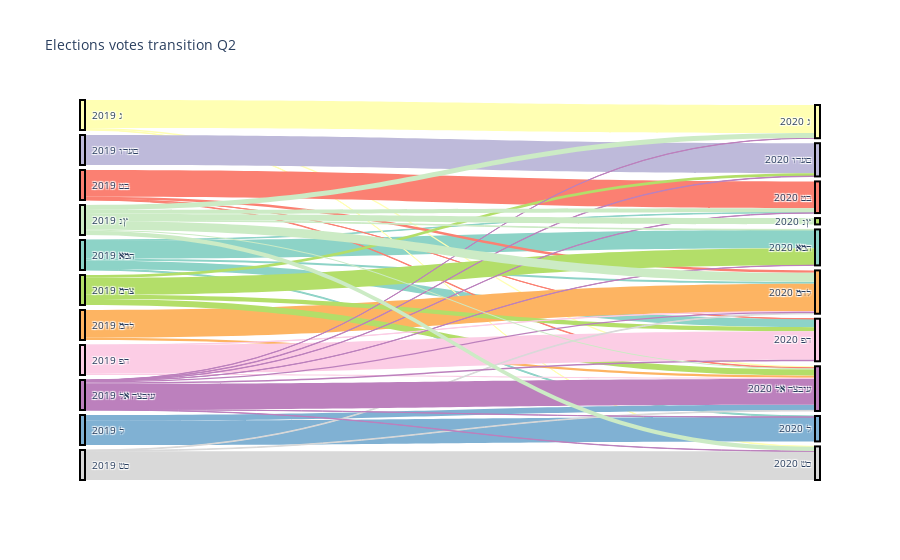

This figure's notebook cell:
### Markdown cell above
בקוד הבא ניתן לראות את גרף sankey plot תחת וריאציית המעברים עבור שאלה 2

### Code cell
special_6 = M_q2_1.iloc[6].copy()
special_10 = M_q2_1.iloc[10].copy()
M_q2_1.iloc[6]= M_q2_1.iloc[10]
M_q2_1.iloc[10]= special_6

combined_names =  [" 2019 " + name[::-1]  for name in b2019b.columns] +\
                 [" 2020 " + name[::-1] for name in b2020.columns]
combined_names = pd.DataFrame(combined_names)
display(combined_names)
display(pd_M)
#display(M_q2_1)

source = np.tile(np.arange(0,11), (10,1)).T.flatten()
target = np.tile(np.arange(11,21), 11)
colors = px.colors.qualitative.Set3[:-1]
color_node = colors + colors[:9] + colors[11:] + [colors[9]]
np_color = np.tile(np.array(colors), (10,1)).T.flatten()
#print(np_color)

fig = go.Figure(data=[go.Sankey(
    node = dict(
      pad = 5,
      thickness = 5,
      line = dict(color = "black", width = 2),
      label = combined_names,  # parties names
      color = color_node
    ),
    link = dict(
        # from 0-10 is 2019. from 11-20 is 2020 print
      source = source, # 2019
      target = target,  # 2020
      value = M_q2_1.to_numpy().flatten(),
      color = np_color
  ))])

fig.update_layout(title_text="Elections votes transition Q2", font_size=10)
fig.show()

### Figure 1 — Plotly figure (JSON) as saved in the notebook; plotly's stock layout.template omitted (floating-point values rounded to 4 significant figures)
{"data": [{"link": {"color": ["rgb(141,211,199)", "rgb(141,211,199)", "rgb(141,211,199)", "rgb(141,211,199)", "rgb(141,211,199)", "rgb(141,211,199)", "rgb(141,211,199)", "rgb(141,211,199)", "rgb(141,211,199)", "rgb(141,211,199)", "rgb(255,255,179)", "rgb(255,255,179)", "rgb(255,255,179)", "rgb(255,255,179)", "rgb(255,255,179)", "rgb(255,255,179)", "rgb(255,255,179)", "rgb(255,255,179)", "rgb(255,255,179)", "rgb(255,255,179)", "rgb(190,186,218)", "rgb(190,186,218)", "rgb(190,186,218)", "rgb(190,186,218)", "rgb(190,186,218)", "rgb(190,186,218)", "rgb(190,186,218)", "rgb(190,186,218)", "rgb(190,186,218)", "rgb(190,186,218)", "rgb(251,128,114)", "rgb(251,128,114)", "rgb(251,128,114)", "rgb(251,128,114)", "rgb(251,128,114)", "rgb(251,128,114)", "rgb(251,128,114)", "rgb(251,128,114)", "rgb(251,128,114)", "rgb(251,128,114)", "rgb(128,177,211)", "rgb(128,177,211)", "rgb(128,177,211)", "rgb(128,177,211)", "rgb(128,177,211)", "rgb(128,177,211)", "rgb(128,177,211)", "rgb(128,177,211)", "rgb(128,177,211)", "rgb(128,177,211)", "rgb(253,180,98)", "rgb(253,180,98)", "rgb(253,180,98)", "rgb(253,180,98)", "rgb(253,180,98)", "rgb(253,180,98)", "rgb(253,180,98)", "rgb(253,180,98)", "rgb(253,180,98)", "rgb(253,180,98)", "rgb(179,222,105)", "rgb(179,222,105)", "rgb(179,222,105)", "rgb(179,222,105)", "rgb(179,222,105)", "rgb(179,222,105)", "rgb(179,222,105)", "rgb(179,222,105)", "rgb(179,222,105)", "rgb(179,222,105)", "rgb(252,205,229)", "rgb(252,205,229)", "rgb(252,205,229)", "rgb(252,205,229)", "rgb(252,205,229)", "rgb(252,205,229)", "rgb(252,205,229)", "rgb(252,205,229)", "rgb(252,205,229)", "rgb(252,205,229)", "rgb(217,217,217)", "rgb(217,217,217)", "rgb(217,217,217)", "rgb(217,217,217)", "rgb(217,217,217)", "rgb(217,217,217)", "rgb(217,217,217)", "rgb(217,217,217)", "rgb(217,217,217)", "rgb(217,217,217)", "rgb(188,128,189)", "rgb(188,128,189)", "rgb(188,128,189)", "rgb(188,128,189)", "rgb(188,128,189)", "rgb(188,128,189)", "rgb(188,128,189)", "rgb(188,128,189)", "rgb(188,128,189)", "rgb(188,128,189)", "rgb(204,235,197)", "rgb(204,235,197)", "rgb(204,235,197)", "rgb(204,235,197)", "rgb(204,235,197)", "rgb(204,235,197)", "rgb(204,235,197)", "rgb(204,235,197)", "rgb(204,235,197)", "rgb(204,235,197)"], "source": [0, 0, 0, 0, 0, 0, 0, 0, 0, 0, 1, 1, 1, 1, 1, 1, 1, 1, 1, 1, 2, 2, 2, 2, 2, 2, 2, 2, 2, 2, 3, 3, 3, 3, 3, 3, 3, 3, 3, 3, 4, 4, 4, 4, 4, 4, 4, 4, 4, 4, 5, 5, 5, 5, 5, 5, 5, 5, 5, 5, 6, 6, 6, 6, 6, 6, 6, 6, 6, 6, 7, 7, 7, 7, 7, 7, 7, 7, 7, 7, 8, 8, 8, 8, 8, 8, 8, 8, 8, 8, 9, 9, 9, 9, 9, 9, 9, 9, 9, 9, 10, 10, 10, 10, 10, 10, 10, 10, 10, 10], "target": [11, 12, 13, 14, 15, 16, 17, 18, 19, 20, 11, 12, 13, 14, 15, 16, 17, 18, 19, 20, 11, 12, 13, 14, 15, 16, 17, 18, 19, 20, 11, 12, 13, 14, 15, 16, 17, 18, 19, 20, 11, 12, 13, 14, 15, 16, 17, 18, 19, 20, 11, 12, 13, 14, 15, 16, 17, 18, 19, 20, 11, 12, 13, 14, 15, 16, 17, 18, 19, 20, 11, 12, 13, 14, 15, 16, 17, 18, 19, 20, 11, 12, 13, 14, 15, 16, 17, 18, 19, 20, 11, 12, 13, 14, 15, 16, 17, 18, 19, 20, 11, 12, 13, 14, 15, 16, 17, 18, 19, 20], "value": [0.6065, 0.0, 0.0, 0.0149, 0.03237, 0.06732, 0.0, 0.2789, 0.0, 0.0, 0.0, 0.937, 0.0, 0.0, 0.0, 0.0, 0.0, 0.0, 0.01335, 0.04963, 0.0, 0.0, 1.0, 0.0, 0.0, 0.0, 0.0, 0.0, 0.0, 0.0, 0.0, 0.0, 0.0, 0.8947, 0.0, 0.08169, 0.0, 0.005619, 0.0, 0.01797, 0.0, 0.0, 0.0, 0.0, 0.8104, 0.0, 0.0, 0.0, 0.0, 0.1896, 0.0, 0.0, 0.0, 0.0, 0.0, 0.9232, 0.0, 0.0, 0.0, 0.07679, 0.5678, 0.0, 0.09441, 0.0, 0.0, 0.0, 0.0, 0.1357, 0.0, 0.2021, 0.0, 0.0, 0.0, 0.0, 0.0, 0.007419, 0.0, 0.9493, 0.0, 0.04331, 0.0, 0.0, 0.0, 0.0, 0.0, 0.022, 0.0, 0.0, 0.9583, 0.01969, 0.005774, 0.006921, 0.01328, 0.009247, 0.005547, 0.04471, 0.0, 0.04916, 0.009006, 0.8563, 0.01865, 0.1626, 0.0, 0.1359, 0.0, 0.2978, 0.212, 0.0, 0.1387, 0.03432]}, "node": {"color": ["rgb(141,211,199)", "rgb(255,255,179)", "rgb(190,186,218)", "rgb(251,128,114)", "rgb(128,177,211)", "rgb(253,180,98)", "rgb(179,222,105)", "rgb(252,205,229)", "rgb(217,217,217)", "rgb(188,128,189)", "rgb(204,235,197)", "rgb(141,211,199)", "rgb(255,255,179)", "rgb(190,186,218)", "rgb(251,128,114)", "rgb(128,177,211)", "rgb(253,180,98)", "rgb(179,222,105)", "rgb(252,205,229)", "rgb(217,217,217)", "rgb(188,128,189)"], "label": [[" 2019 תמא"], [" 2019 ג"], [" 2019 םעדו"], [" 2019 בט"], [" 2019 ל"], [" 2019 לחמ"], [" 2019 צרמ"], [" 2019 הפ"], [" 2019 סש"], [" 2019 עיבצה אל"], [" 2019 ץנ"], [" 2020 תמא"], [" 2020 ג"], [" 2020 םעדו"], [" 2020 בט"], [" 2020 ל"], [" 2020 לחמ"], [" 2020 ץנ"], [" 2020 הפ"], [" 2020 סש"], [" 2020 עיבצה אל"]], "line": {"color": "black", "width": 2}, "pad": 5, "thickness": 5}, "type": "sankey"}], "layout": {"font": {"size": 10}, "title": {"text": "Elections votes transition Q2"}}}
